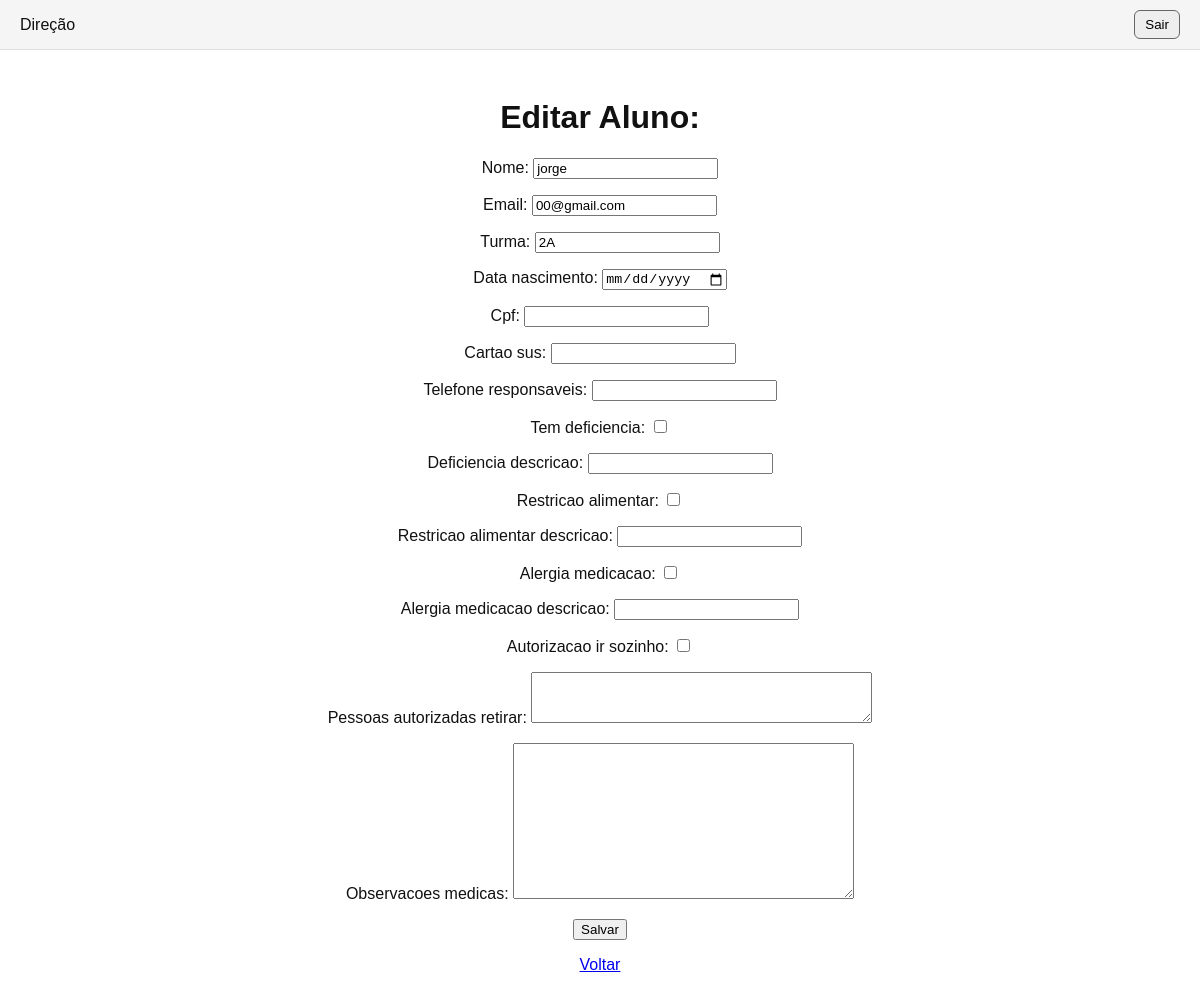
/usuarios/secretaria/aluno/editar/12/ (signed in), run on the app's committed database.
### usuarios/models.py (models this page shows, shortened)
class Aluno(models.Model):
    user = models.OneToOneField(User, on_delete=models.CASCADE, null=True, blank=True)
    nome = models.CharField(max_length=100)
    matricula = models.CharField(max_length=20, unique=True)
    email = models.EmailField(blank=True, null=True)
    turma = models.CharField(max_length=50)
    data_nascimento = models.DateField(null=True, blank=True)
    cpf = models.CharField(max_length=14, blank=True, null=True)
    cartao_sus = models.CharField(max_length=20, blank=True, null=True)
    telefone_responsaveis = models.CharField(max_length=200, blank=True, null=True)
    tem_deficiencia = models.BooleanField(default=False)
    deficiencia_descricao = models.CharField(max_length=200, blank=True, null=True)
    restricao_alimentar = models.BooleanField(default=False)
    restricao_alimentar_descricao = models.CharField(max_length=200, blank=True, null=True)
    alergia_medicacao = models.BooleanField(default=False)
    alergia_medicacao_descricao = models.CharField(max_length=200, blank=True, null=True)
    autorizacao_ir_sozinho = models.BooleanField(default=False)
    pessoas_autorizadas_retirar = models.TextField(blank=True, null=True)
    observacoes_medicas = models.TextField(blank=True, null=True)

### usuarios/decorators.py (the view, shortened to what this page needs)
        def wrapper(request, *args, **kwargs):
            if not request.user.is_authenticated:
                return redirect("login")
            grupos_user = set(request.user.groups.values_list("name", flat=True))
            if "Direcao" in grupos_user:
                return view_func(request, *args, **kwargs)

### usuarios/forms.py
class AlunoForm(forms.ModelForm):
    class Meta:
        model = Aluno
        fields = [
            'nome', 'email', 'turma', 'data_nascimento',
            'cpf', 'cartao_sus', 'telefone_responsaveis',
            'tem_deficiencia', 'deficiencia_descricao',
            'restricao_alimentar', 'restricao_alimentar_descricao',
            'alergia_medicacao', 'alergia_medicacao_descricao',
            'autorizacao_ir_sozinho',
            'pessoas_autorizadas_retirar',
            'observacoes_medicas',
        ]
        widgets = {
            'data_nascimento': forms.DateInput(attrs={'type': 'date'}),
            'pessoas_autorizadas_retirar': forms.Textarea(attrs={'rows': 3}),
        }

### usuarios/context_processors.py (called while the page is built)
def grupos_do_usuario(request):
    if request.user.is_authenticated:
        grupos = request.user.groups.values_list('name', flat=True)
    else:
        grupos = []
    return {
        'is_secretaria': 'Secretaria' in grupos,
        'is_professor': 'Professor' in grupos,
        'is_aluno': 'Aluno' in grupos,
        'is_coordenacao': 'Coordenacao' in grupos,
        'is_direcao': 'Direcao' in grupos,
    }

### usuarios/views.py (called while the page is built)
@login_required(login_url='login')
@grupo_requerido("Secretaria", "Direcao", "Coordenacao")
def editar_aluno(request, id):
    aluno = get_object_or_404(Aluno, id=id)
    if request.method == "POST":
        form = AlunoForm(request.POST, instance=aluno)
        if form.is_valid():
            form.save()
            messages.success(request, "Aluno atualizado!")
            return redirect("usuarios:listar_alunos")
    else:
        form = AlunoForm(instance=aluno)
    return render(request, "editar_aluno.html", {'form': form})

### usuarios/templates/editar_aluno.html (shortened to what this page needs)
{% extends 'base.html' %}
{% block content %}
<h1 style="text-align: center;">Editar Aluno: {{ aluno.nome }}</h1>
<form style="text-align: center;" method="POST">
    {{ form.as_p }}
    <button type="submit">Salvar</button>
</form>
<p style="text-align: center;">
    <a href="{{ request.META.HTTP_REFERER|default:'/' }}">Voltar</a>
</p>
{% endblock %}

### usuarios/templates/base.html (shortened to what this page needs)
<!DOCTYPE html>
<html lang="pt-br">
<head>
</head>
<body>
    {% if user.is_authenticated and request.resolver_match.url_name != 'login_puro' %}
    <nav>
        <ul>
            {% with user.groups.all as grupos %}
                {% if grupos %}
                    {% for g in grupos %}
                        {% if g.name == "Secretaria" %}
                            <li><a href="{% url 'usuarios:secretaria' %}">Secretaria</a></li>
                        {% elif g.name == "Professor" %}
                            <li><a href="{% url 'usuarios:professor' %}">Professor</a></li>
                        {% elif g.name == "Aluno" %}
                            <li><a href="{% url 'usuarios:aluno' %}">Aluno</a></li>
                        {% elif g.name == "Coordenacao" %}
                            <li><a href="{% url 'usuarios:coordenacao' %}">Coordenação</a></li>
                        {% elif g.name == "Direcao" %}
                            <li><a href="{% url 'usuarios:direcao' %}">Direção</a></li>
                        {% endif %}
                    {% endfor %}
                {% endif %}
            {% endwith %}
            <li style="margin-left:auto;">
                <form action="{% url 'logout' %}" method="post" style="display:inline;">
                    <button class="btn" type="submit">Sair</button>
                </form>
            </li>
        </ul>
    </nav>
    {% endif %}
    <div class="container">
        {% block content %}{% endblock %}
    </div>
</body>
</html>

### usuarios/templates/base.html (style rules this page uses)
body { font-family:Arial,Helvetica,sans-serif;margin:0;color:#111;background:#fff; }
nav { background:#f5f5f5;border-bottom:1px solid #ddd;padding:10px 20px; }
nav ul { margin:0;padding:0;list-style:none;display:flex;gap:12px;align-items:center; }
nav a { color:#111;text-decoration:none; }
.container { max-width:1100px;margin:18px auto;padding:10px; }
.btn { display:inline-block;padding:6px 10px;border-radius:6px;border:1px solid #666;background:#eee;text-decoration:none;color:#000; }

### data on the page
Aluno: nome "jorge", email "00@gmail.com", turma "2A"
